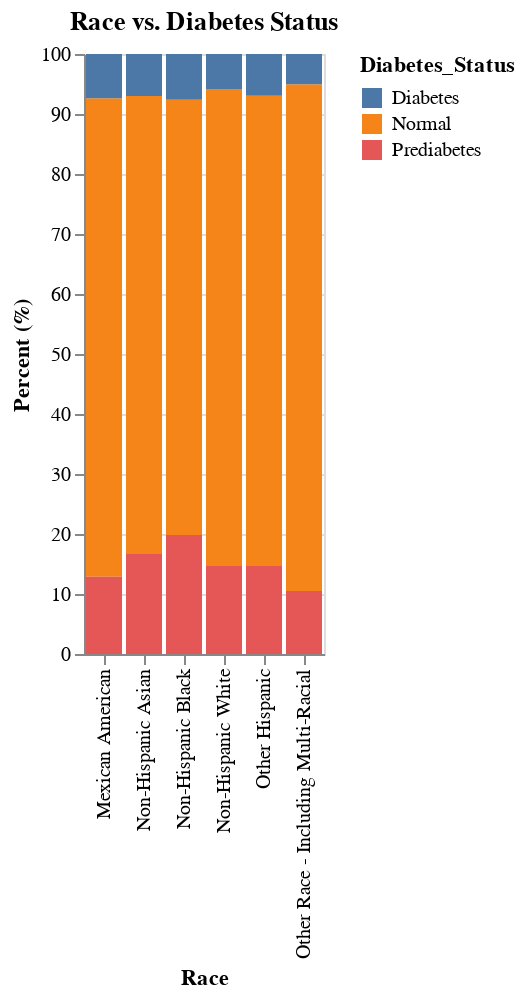
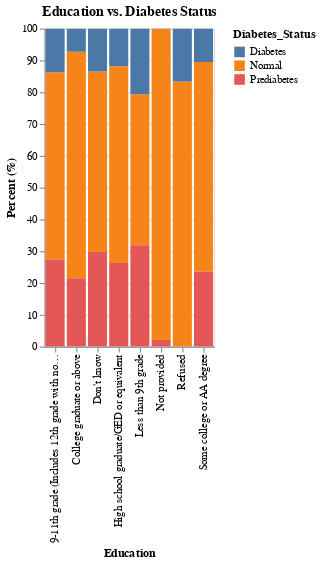
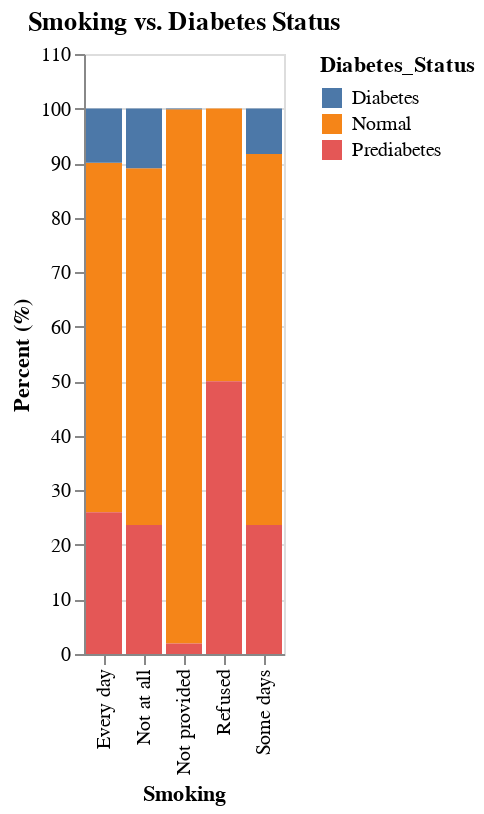

Source (notebook cell) for these figures, in order:
### Markdown cell above
#### Q2: How do categorical factors affect diabetes risk?
* `Race` vs. `Diabetes_Status` (Stacked bar chart)
* `Education Level` vs. `Diabetes_Status` (Stacked bar chart)
* `Smoking Status` vs. `Diabetes_Status` (Stacked bar chart)

### Code cell
cat_vs_diabetes_cols = {
    'Race': 'Race/Hispanic origin category',
    'Education': 'Highest level of education attained',
    'Smoking': 'Currently Smoke? (Every day, some days, or not at all)'
}

if target_diabetes in df.columns:
    for short_name, long_name in cat_vs_diabetes_cols.items():
        if long_name in df.columns:
            data = df.groupby(long_name)[target_diabetes].value_counts(normalize=True).mul(100).rename('percent').reset_index()

            chart = alt.Chart(data).mark_bar().encode(
                x=alt.X(long_name, title=short_name),
                y=alt.Y('percent', axis=alt.Axis(title='Percent (%)')),
                color=alt.Color(target_diabetes),
                tooltip=[long_name, target_diabetes, alt.Tooltip('percent', format='.1f')]
            ).properties(
                title=f'{short_name} vs. Diabetes Status'
            ).interactive()

            display(chart)
            print(f"Displayed plot: {short_name} vs. Diabetes")
        else:
            print(f"Warning: Column '{long_name}' not found for Diabetes Bivariate plot.")
else:
    print(f"Warning: Target column '{target_diabetes}' not found. Skipping Diabetes Stacked Bars.")

### Figure 1 — Vega-Lite specification as saved in the notebook (floating-point values rounded to 4 significant figures)
{"config": {"view": {"continuousWidth": 300, "continuousHeight": 300}}, "data": {"name": "data-bc832ed063d48836559425b0ea991b1d"}, "mark": {"type": "bar"}, "encoding": {"color": {"field": "Diabetes_Status", "type": "nominal"}, "tooltip": [{"field": "Race/Hispanic origin category", "type": "nominal"}, {"field": "Diabetes_Status", "type": "nominal"}, {"field": "percent", "format": ".1f", "type": "quantitative"}], "x": {"field": "Race/Hispanic origin category", "title": "Race", "type": "nominal"}, "y": {"axis": {"title": "Percent (%)"}, "field": "percent", "type": "quantitative"}}, "params": [{"name": "param_1", "select": {"type": "interval", "encodings": ["x", "y"]}, "bind": "scales"}], "title": "Race vs. Diabetes Status", "$schema": "https://vega.github.io/schema/vega-lite/v5.20.1.json", "datasets": {"data-bc832ed063d48836559425b0ea991b1d": [{"Race/Hispanic origin category": "Mexican American", "Diabetes_Status": "Normal", "percent": 79.77}, {"Race/Hispanic origin category": "Mexican American", "Diabetes_Status": "Prediabetes", "percent": 12.86}, {"Race/Hispanic origin category": "Mexican American", "Diabetes_Status": "Diabetes", "percent": 7.371}, {"Race/Hispanic origin category": "Non-Hispanic Asian", "Diabetes_Status": "Normal", "percent": 76.18}, {"Race/Hispanic origin category": "Non-Hispanic Asian", "Diabetes_Status": "Prediabetes", "percent": 16.81}, {"Race/Hispanic origin category": "Non-Hispanic Asian", "Diabetes_Status": "Diabetes", "percent": 7.014}, {"Race/Hispanic origin category": "Non-Hispanic Black", "Diabetes_Status": "Normal", "percent": 72.53}, {"Race/Hispanic origin category": "Non-Hispanic Black", "Diabetes_Status": "Prediabetes", "percent": 19.83}, {"Race/Hispanic origin category": "Non-Hispanic Black", "Diabetes_Status": "Diabetes", "percent": 7.641}, {"Race/Hispanic origin category": "Non-Hispanic White", "Diabetes_Status": "Normal", "percent": 79.5}, {"Race/Hispanic origin category": "Non-Hispanic White", "Diabetes_Status": "Prediabetes", "percent": 14.67}, {"Race/Hispanic origin category": "Non-Hispanic White", "Diabetes_Status": "Diabetes", "percent": 5.83}, {"Race/Hispanic origin category": "Other Hispanic", "Diabetes_Status": "Normal", "percent": 78.23}, {"Race/Hispanic origin category": "Other Hispanic", "Diabetes_Status": "Prediabetes", "percent": 14.81}, {"Race/Hispanic origin category": "Other Hispanic", "Diabetes_Status": "Diabetes", "percent": 6.964}, {"Race/Hispanic origin category": "Other Race - Including Multi-Racial", "Diabetes_Status": "Normal", "percent": 84.44}, {"Race/Hispanic origin category": "Other Race - Including Multi-Racial", "Diabetes_Status": "Prediabetes", "percent": 10.51}, {"Race/Hispanic origin category": "Other Race - Including Multi-Racial", "Diabetes_Status": "Diabetes", "percent": 5.047}]}}

### Figure 2 — Vega-Lite specification as saved in the notebook (floating-point values rounded to 4 significant figures)
{"config": {"view": {"continuousWidth": 300, "continuousHeight": 300}}, "data": {"name": "data-c93448977c567fdd313d442ed1b4e805"}, "mark": {"type": "bar"}, "encoding": {"color": {"field": "Diabetes_Status", "type": "nominal"}, "tooltip": [{"field": "Highest level of education attained", "type": "nominal"}, {"field": "Diabetes_Status", "type": "nominal"}, {"field": "percent", "format": ".1f", "type": "quantitative"}], "x": {"field": "Highest level of education attained", "title": "Education", "type": "nominal"}, "y": {"axis": {"title": "Percent (%)"}, "field": "percent", "type": "quantitative"}}, "params": [{"name": "param_2", "select": {"type": "interval", "encodings": ["x", "y"]}, "bind": "scales"}], "title": "Education vs. Diabetes Status", "$schema": "https://vega.github.io/schema/vega-lite/v5.20.1.json", "datasets": {"data-c93448977c567fdd313d442ed1b4e805": [{"Highest level of education attained": "9-11th grade (Includes 12th grade with no diploma)", "Diabetes_Status": "Normal", "percent": 58.82}, {"Highest level of education attained": "9-11th grade (Includes 12th grade with no diploma)", "Diabetes_Status": "Prediabetes", "percent": 27.43}, {"Highest level of education attained": "9-11th grade (Includes 12th grade with no diploma)", "Diabetes_Status": "Diabetes", "percent": 13.75}, {"Highest level of education attained": "College graduate or above", "Diabetes_Status": "Normal", "percent": 71.23}, {"Highest level of education attained": "College graduate or above", "Diabetes_Status": "Prediabetes", "percent": 21.51}, {"Highest level of education attained": "College graduate or above", "Diabetes_Status": "Diabetes", "percent": 7.262}, {"Highest level of education attained": "Don't know", "Diabetes_Status": "Normal", "percent": 56.76}, {"Highest level of education attained": "Don't know", "Diabetes_Status": "Prediabetes", "percent": 29.73}, {"Highest level of education attained": "Don't know", "Diabetes_Status": "Diabetes", "percent": 13.51}, {"Highest level of education attained": "High school graduate/GED or equivalent", "Diabetes_Status": "Normal", "percent": 61.86}, {"Highest level of education attained": "High school graduate/GED or equivalent", "Diabetes_Status": "Prediabetes", "percent": 26.32}, {"Highest level of education attained": "High school graduate/GED or equivalent", "Diabetes_Status": "Diabetes", "percent": 11.82}, {"Highest level of education attained": "Less than 9th grade", "Diabetes_Status": "Normal", "percent": 47.5}, {"Highest level of education attained": "Less than 9th grade", "Diabetes_Status": "Prediabetes", "percent": 31.89}, {"Highest level of education attained": "Less than 9th grade", "Diabetes_Status": "Diabetes", "percent": 20.61}, {"Highest level of education attained": "Not provided", "Diabetes_Status": "Normal", "percent": 97.83}, {"Highest level of education attained": "Not provided", "Diabetes_Status": "Prediabetes", "percent": 2.071}, {"Highest level of education attained": "Not provided", "Diabetes_Status": "Diabetes", "percent": 0.1029}, {"Highest level of education attained": "Refused", "Diabetes_Status": "Normal", "percent": 83.33}, {"Highest level of education attained": "Refused", "Diabetes_Status": "Diabetes", "percent": 16.67}, {"Highest level of education attained": "Some college or AA degree", "Diabetes_Status": "Normal", "percent": 65.94}, {"Highest level of education attained": "Some college or AA degree", "Diabetes_Status": "Prediabetes", "percent": 23.6}, {"Highest level of education attained": "Some college or AA degree", "Diabetes_Status": "Diabetes", "percent": 10.46}]}}

### Figure 3 — Vega-Lite specification as saved in the notebook (floating-point values rounded to 4 significant figures)
{"config": {"view": {"continuousWidth": 300, "continuousHeight": 300}}, "data": {"name": "data-5d4b518f27bd788c219e9f240ee8bce1"}, "mark": {"type": "bar"}, "encoding": {"color": {"field": "Diabetes_Status", "type": "nominal"}, "tooltip": [{"field": "Currently Smoke? (Every day, some days, or not at all)", "type": "nominal"}, {"field": "Diabetes_Status", "type": "nominal"}, {"field": "percent", "format": ".1f", "type": "quantitative"}], "x": {"field": "Currently Smoke? (Every day, some days, or not at all)", "title": "Smoking", "type": "nominal"}, "y": {"axis": {"title": "Percent (%)"}, "field": "percent", "type": "quantitative"}}, "params": [{"name": "param_3", "select": {"type": "interval", "encodings": ["x", "y"]}, "bind": "scales"}], "title": "Smoking vs. Diabetes Status", "$schema": "https://vega.github.io/schema/vega-lite/v5.20.1.json", "datasets": {"data-5d4b518f27bd788c219e9f240ee8bce1": [{"Currently Smoke? (Every day, some days, or not at all)": "Every day", "Diabetes_Status": "Normal", "percent": 64.1}, {"Currently Smoke? (Every day, some days, or not at all)": "Every day", "Diabetes_Status": "Prediabetes", "percent": 25.97}, {"Currently Smoke? (Every day, some days, or not at all)": "Every day", "Diabetes_Status": "Diabetes", "percent": 9.932}, {"Currently Smoke? (Every day, some days, or not at all)": "Not at all", "Diabetes_Status": "Normal", "percent": 65.42}, {"Currently Smoke? (Every day, some days, or not at all)": "Not at all", "Diabetes_Status": "Prediabetes", "percent": 23.65}, {"Currently Smoke? (Every day, some days, or not at all)": "Not at all", "Diabetes_Status": "Diabetes", "percent": 10.93}, {"Currently Smoke? (Every day, some days, or not at all)": "Not provided", "Diabetes_Status": "Normal", "percent": 97.95}, {"Currently Smoke? (Every day, some days, or not at all)": "Not provided", "Diabetes_Status": "Prediabetes", "percent": 1.937}, {"Currently Smoke? (Every day, some days, or not at all)": "Not provided", "Diabetes_Status": "Diabetes", "percent": 0.1094}, {"Currently Smoke? (Every day, some days, or not at all)": "Refused", "Diabetes_Status": "Normal", "percent": 50.0}, {"Currently Smoke? (Every day, some days, or not at all)": "Refused", "Diabetes_Status": "Prediabetes", "percent": 50.0}, {"Currently Smoke? (Every day, some days, or not at all)": "Some days", "Diabetes_Status": "Normal", "percent": 68.03}, {"Currently Smoke? (Every day, some days, or not at all)": "Some days", "Diabetes_Status": "Prediabetes", "percent": 23.64}, {"Currently Smoke? (Every day, some days, or not at all)": "Some days", "Diabetes_Status": "Diabetes", "percent": 8.333}]}}
